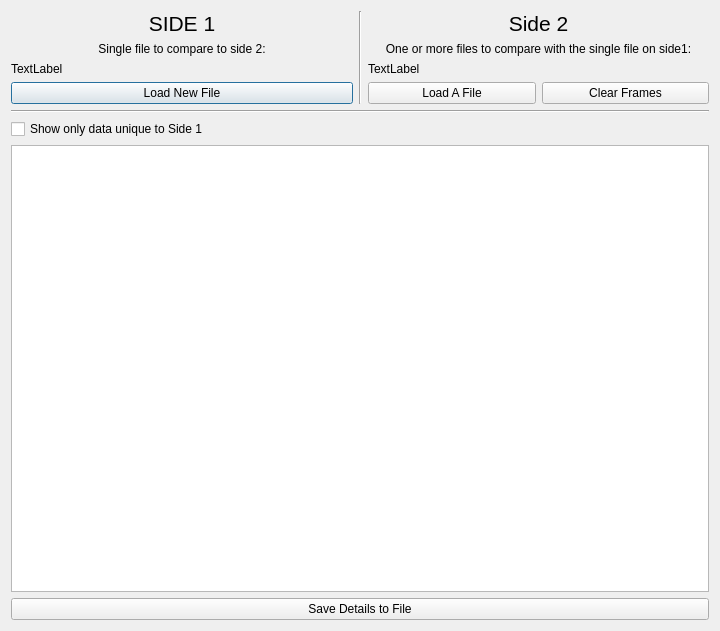
<?xml version="1.0" encoding="UTF-8"?>
<ui version="4.0">
 <class>FileComparatorWindow</class>
 <widget class="QDialog" name="FileComparatorWindow">
  <property name="geometry">
   <rect>
    <x>0</x>
    <y>0</y>
    <width>720</width>
    <height>631</height>
   </rect>
  </property>
  <property name="windowTitle">
   <string>File Comparator</string>
  </property>
  <layout class="QVBoxLayout" name="verticalLayout">
   <item>
    <layout class="QHBoxLayout" name="horizontalLayout" stretch="8,0,8">
     <item>
      <layout class="QVBoxLayout" name="verticalLayout_3">
       <item>
        <widget class="QLabel" name="label_2">
         <property name="font">
          <font>
           <pointsize>16</pointsize>
          </font>
         </property>
         <property name="text">
          <string>SIDE 1</string>
         </property>
         <property name="alignment">
          <set>Qt::AlignmentFlag::AlignCenter</set>
         </property>
        </widget>
       </item>
       <item>
        <widget class="QLabel" name="label_3">
         <property name="text">
          <string>Single file to compare to side 2:</string>
         </property>
         <property name="alignment">
          <set>Qt::AlignmentFlag::AlignCenter</set>
         </property>
        </widget>
       </item>
       <item>
        <widget class="QLabel" name="lblFirstFile">
         <property name="text">
          <string>TextLabel</string>
         </property>
        </widget>
       </item>
       <item>
        <widget class="QPushButton" name="btnInterestedFile">
         <property name="text">
          <string>Load New File</string>
         </property>
        </widget>
       </item>
      </layout>
     </item>
     <item>
      <widget class="Line" name="line">
       <property name="orientation">
        <enum>Qt::Orientation::Vertical</enum>
       </property>
      </widget>
     </item>
     <item>
      <layout class="QVBoxLayout" name="verticalLayout_2">
       <item>
        <widget class="QLabel" name="label_4">
         <property name="font">
          <font>
           <pointsize>16</pointsize>
          </font>
         </property>
         <property name="text">
          <string>Side 2</string>
         </property>
         <property name="alignment">
          <set>Qt::AlignmentFlag::AlignCenter</set>
         </property>
        </widget>
       </item>
       <item>
        <widget class="QLabel" name="label">
         <property name="text">
          <string>One or more files to compare with the single file on side1:</string>
         </property>
         <property name="alignment">
          <set>Qt::AlignmentFlag::AlignCenter</set>
         </property>
         <property name="wordWrap">
          <bool>true</bool>
         </property>
        </widget>
       </item>
       <item>
        <widget class="QLabel" name="lblRefFrames">
         <property name="text">
          <string>TextLabel</string>
         </property>
        </widget>
       </item>
       <item>
        <layout class="QHBoxLayout" name="horizontalLayout_2">
         <item>
          <widget class="QPushButton" name="btnLoadRefFile">
           <property name="text">
            <string>Load A File</string>
           </property>
          </widget>
         </item>
         <item>
          <widget class="QPushButton" name="btnClear">
           <property name="text">
            <string>Clear Frames</string>
           </property>
          </widget>
         </item>
        </layout>
       </item>
      </layout>
     </item>
    </layout>
   </item>
   <item>
    <widget class="Line" name="line_2">
     <property name="orientation">
      <enum>Qt::Orientation::Horizontal</enum>
     </property>
    </widget>
   </item>
   <item>
    <widget class="QCheckBox" name="ckUniqueToInterested">
     <property name="enabled">
      <bool>true</bool>
     </property>
     <property name="text">
      <string>Show only data unique to Side 1</string>
     </property>
    </widget>
   </item>
   <item>
    <widget class="QTreeWidget" name="treeDetails">
     <attribute name="headerVisible">
      <bool>false</bool>
     </attribute>
     <column>
      <property name="text">
       <string notr="true">1</string>
      </property>
     </column>
    </widget>
   </item>
   <item>
    <widget class="QPushButton" name="btnSaveDetails">
     <property name="text">
      <string>Save Details to File</string>
     </property>
    </widget>
   </item>
  </layout>
 </widget>
 <tabstops>
  <tabstop>btnInterestedFile</tabstop>
  <tabstop>btnLoadRefFile</tabstop>
  <tabstop>btnClear</tabstop>
  <tabstop>ckUniqueToInterested</tabstop>
  <tabstop>treeDetails</tabstop>
  <tabstop>btnSaveDetails</tabstop>
 </tabstops>
 <resources/>
 <connections/>
</ui>
